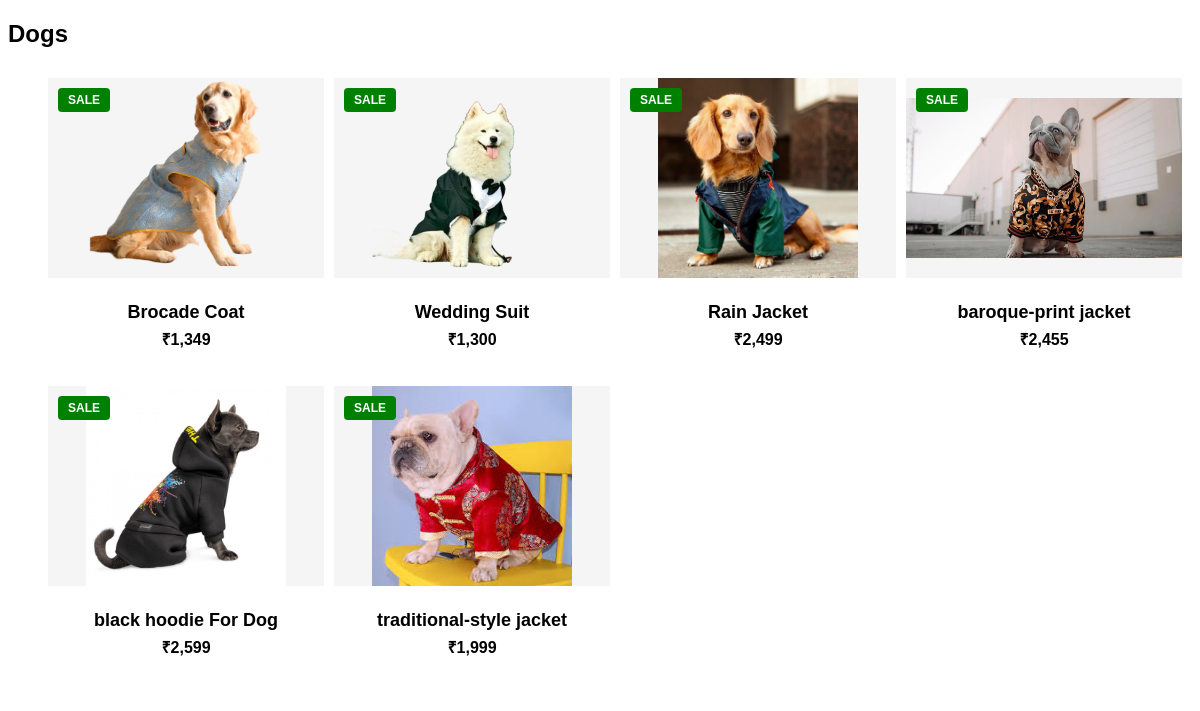
The page /category/dogs/ on the database its author committed.
### products/models.py (models this page shows, shortened)
class category(BaseModel):
    category_name = models.CharField(max_length=100)
    slug = models.SlugField(unique=True,null=True,blank=True)
    category_image = models.ImageField(upload_to="static/category")
    def __str__(self):
     return self.category_name

class product(BaseModel):
    product_name = models.CharField(max_length=100)
    slug = models.SlugField(unique=True,null=True,blank=True)
    category=models.ForeignKey(category, on_delete=models.CASCADE,related_name="products")
    stock = models.IntegerField(null=True,blank=True,default=1)
    price=models.IntegerField()
    product_discription=models.TextField()

class productsImage(BaseModel):
    product = models.ForeignKey(product, on_delete=models.CASCADE, related_name="products_images")
    image = models.ImageField(upload_to="static/product")

### home/views.py (the view, shortened to what this page needs)
# urls.py: path('category/<slug>/', views.category_products, name='category_products'),
def category_products(request, slug):
    user_id = request.session.get('user_id')
    custom_user = None
    profile = None
    selected_category = category.objects.get(slug=slug)
    Products = product.objects.filter(category=selected_category)
    grouped_products ={
        category:list(items)
        for category, items in groupby(Products, key=lambda x: x.category)
     }
    return render(request, 'home/category_products.html', {
        'grouped_products': grouped_products,
        'category': selected_category,
        'products': Products,
        'custom_user': custom_user,
        'profile': profile,
    })

### templates/home/category_products.html (shortened to what this page needs)
{% block body %}
{% load humanize %}
{% load static %}
<!DOCTYPE html>
<html lang="en">
<head>
</head>
<body>
    <div class="categories">
        {% for category, products in grouped_products.items %}
        <div class="category-section">
            <h2 class="category-title">{{ category }}</h2>
            <div class="product-grid">
                {% for product in products %}
                <div class="product-card">
                    <a href="{% url 'get_products' product.slug %}" style="list-style: none; text-decoration:none">
                        {% if product.products_images.first %}
                        <img src="{{ product.products_images.first.image.url }}" alt="Product Image" class="product-image">
                        {% else %}
                        <img src="{% static 'images/default_product.jpg' %}" alt="Default Product Image" class="product-image">
                        {% endif %}
                        <span class="sale-tag">Sale</span>
                        <div class="product-info">
                            <h3 class="product-name">{{ product.product_name }}</h3>
                            <p class="price">₹{{ product.price|intcomma }}</p>
                        </div>
                    </a>
                </div>
                {% endfor %}
            </div>
        </div>
        {% endfor %}
    </div>
</body>
</html>
{% endblock body %}

### templates/home/category_products.html (style rules this page uses)
body { font-family: 'Arial', sans-serif; }
.product-grid { display: grid; grid-template-columns: repeat(auto-fill, minmax(250px, 1fr)); gap: 10px; padding: 10px; margin-left: 30px; }
.product-card { background-color: #ffffff; box-shadow: 0 2px 5px rgba(0,0,0,0.1.5); position: relative; display: flex; flex-direction: column; animation: top 2s forwards linear; animation-fill-mode: unset; }
.product-image { width: 100% ; height: 200px; object-fit: contain; background-color: #f5f5f5; }
.sale-tag { position: absolute; top: 10px; left: 10px; background-color: #c9ab81; color: white; padding: 5px 10px; font-size: 12px; text-transform: uppercase; }
.product-info { padding: 10px; }
.product-name { font-size: 18px; margin: 10px 0 5px; text-align: center; text-decoration: none; color: black; }
.price { font-size: 16px; color: black; font-weight: bold; margin-top: 5px; text-align: center; }
.sale-tag { position: absolute; top: 10px; left: 10px; background-color: green; color: white; font-size: 12px; font-weight: bold; padding: 5px 10px; border-radius: 4px; z-index: 10; }

### rows shown on the page
category: category_name "Dogs"
product: products_images.first.image (picture), product_name "Brocade Coat", price "1,349"
product: products_images.first.image (picture), product_name "Wedding Suit", price "1,300"
product: products_images.first.image (picture), product_name "Rain Jacket", price "2,499"
product: products_images.first.image (picture), product_name "baroque-print jacket", price "2,455"
product: products_images.first.image (picture), product_name "black hoodie For Dog", price "2,599"
product: products_images.first.image (picture), product_name "traditional-style jacket", price "1,999"
